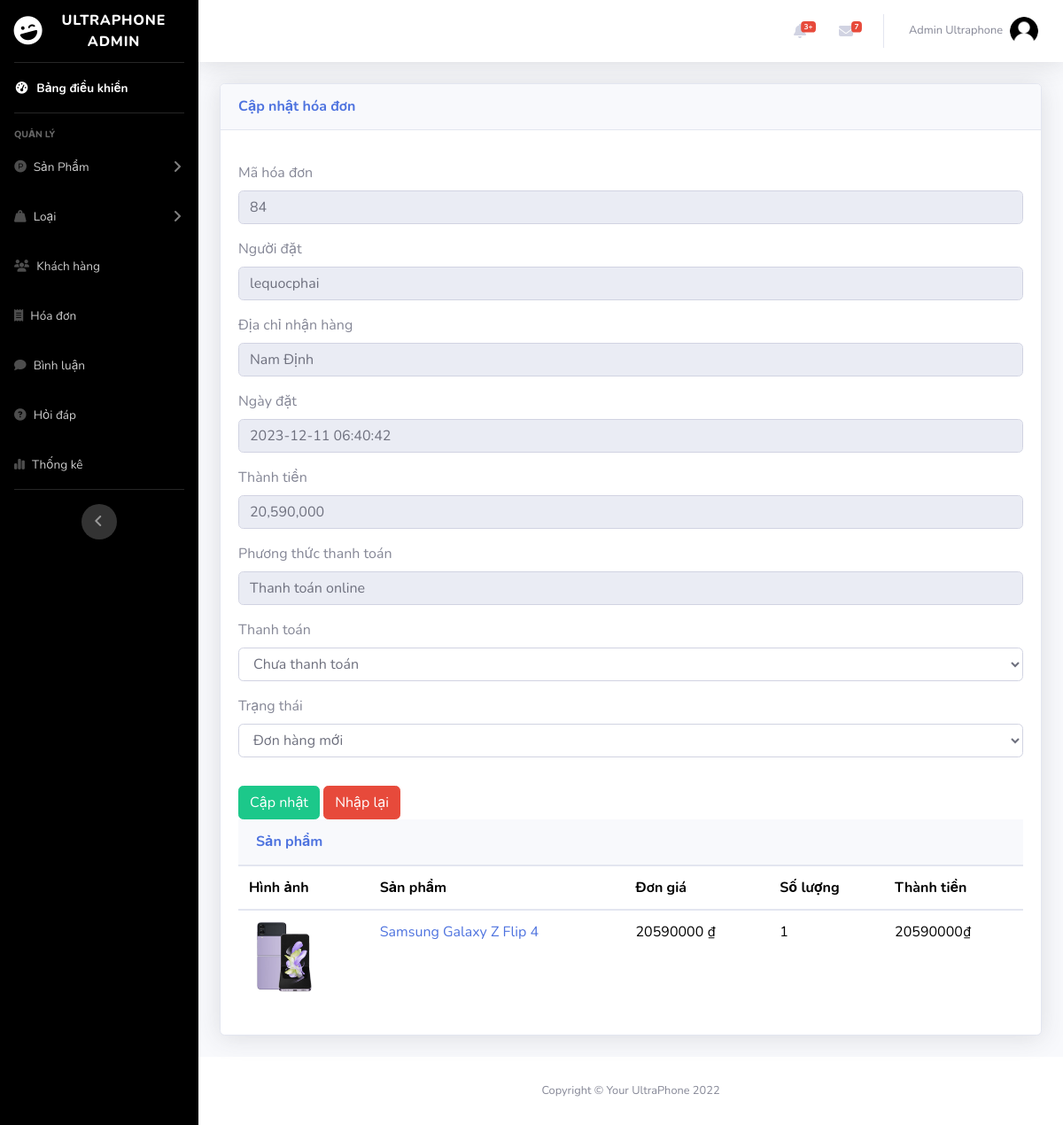
The app's page /admin/index.php?act=edit_bill&idbill=84 (signed in) with its own data.
### tables this page shows
CREATE TABLE `bill` (
  `id_bill` int(11) NOT NULL,
  `bill_code` varchar(255) DEFAULT NULL,
  `id_user` int(11) NOT NULL,
  `id_pro` int(11) NOT NULL,
  `user_name` varchar(255) NOT NULL,
  `name_pro` varchar(255) NOT NULL,
  `full_name` varchar(55) NOT NULL,
  `address` varchar(255) NOT NULL,
  `phone` int(25) NOT NULL,
  `email` varchar(255) NOT NULL,
  `payment` tinyint(1) NOT NULL DEFAULT 1 COMMENT '1.Thanh toán khi nhận hàng 2.Chuyển khoản ngân hàng 3.Thanh toán online',
  `order_date` datetime NOT NULL,
  `total_amount` int(10) NOT NULL,
  `status` tinyint(4) NOT NULL COMMENT '0.Đơn hàng mới \r\n1.Đang xử lý\r\n2.Đang giao hàng\r\n3.Đã giao hàng',
  `status_pay` varchar(11) NOT NULL DEFAULT '0'
);

CREATE TABLE `cart` (
  `id` int(11) NOT NULL,
  `id_user` int(11) NOT NULL,
  `user_name` varchar(50) NOT NULL,
  `id_pro` int(11) NOT NULL,
  `img_pro` varchar(255) NOT NULL,
  `name_pro` varchar(255) NOT NULL,
  `price_pro` int(10) NOT NULL,
  `quantity` int(11) NOT NULL,
  `total_amount` int(10) NOT NULL,
  `id_bill` int(11) NOT NULL
);

### admin/controller/controller.php (called while the page is built)
<?php
function render($path, $data = [])
{
    extract($data);
    $view = "view/" . $path . ".php";
    include_once $view;
}

### admin/model/pdo.php (called while the page is built, shortened)
<?php
function pdo_get_connection(){
    $dburl = "mysql:host=127.0.0.1;dbname=ultraphone;charset=utf8";
    $username = 'root';
    $password = '';
    $conn = new PDO($dburl, $username, $password);
    $conn->setAttribute(PDO::ATTR_ERRMODE, PDO::ERRMODE_EXCEPTION);
    return $conn;
}
function pdo_query($sql){
    $sql_args = array_slice(func_get_args(), 1);
    try{
        $conn = pdo_get_connection();
        $stmt = $conn->prepare($sql);
        $stmt->execute($sql_args);
        $rows = $stmt->fetchAll();
        return $rows;
    }
    catch(PDOException $e){
        throw $e;
    }
    finally{
        unset($conn);
    }
}
function pdo_query_one($sql){
    $sql_args = array_slice(func_get_args(), 1);
    try{
        $conn = pdo_get_connection();
        $stmt = $conn->prepare($sql);
        $stmt->execute($sql_args);
        $row = $stmt->fetch(PDO::FETCH_ASSOC);
        return $row;
    }
    catch(PDOException $e){
        throw $e;
    }
    finally{
        unset($conn);
    }
}

### admin/model/hoadon.php (called while the page is built, shortened)
<?php
function loadone_bill($idbill) {
    $sql = "SELECT * FROM bill WHERE id_bill =".$idbill;
    $one_bill = pdo_query_one($sql);
    return $one_bill;
}
function load_cart_all($idbill) {
    $sql = "SELECT * FROM `cart` WHERE id_bill=".$idbill;
    $ab = pdo_query($sql);
    return $ab;
}
?>

### admin/view/update_bill.php (the view, shortened to what this page needs)
<?php include_once "header.php" ?>
<body id="page-top">
    <div id="wrapper">
        <?php include_once "nav.php" ?>
        <div class="container-fluid">
            <?php
            if (is_array($one_bill)) {
                extract($one_bill);
            }
            ?>
            <div class="card shadow mb-4">
                <div class="card-header py-3">
                    <h6 class="m-0 font-weight-bold text-primary">Cập nhật hóa đơn</h6>
                </div>
                <div class="card-body">
                    <div class="form-addcate">
                        <form action="./index.php?act=update_bill" method="post">
                            <div class="form-group mt-3">
                                <label for="formGroupExampleInput" class="font-lb">Mã hóa đơn</label>
                                <input type="text" name="id_bill" class="form-control" value="<?= $id_bill ?>" disabled>
                            </div>
                            <div class="form-group mt-3">
                                <label for="formGroupExampleInput" class="font-lb">Người đặt</label>
                                <input type="text" name="user_name" class="form-control" placeholder="Mã sản phẩm" value="<?= $user_name ?>" disabled>
                            </div>
                            <div class="form-group mt-3">
                                <label for="formGroupExampleInput" class="font-lb">Địa chỉ nhận hàng</label>
                                <input type="text" name="user_name" class="form-control" placeholder="Mã sản phẩm" value="<?= $address ?>" disabled>
                            </div>
                            <div class="form-group mt-3">
                                <label for="formGroupExampleInput" class="font-lb">Ngày đặt</label>
                                <input type="text" name="order_date" class="form-control" placeholder="Ngày đặt hàng" value="<?= $order_date ?>" disabled>
                            </div>
                            <div class="form-group mt-3">
                                <label for="formGroupExampleInput" class="font-lb">Thành tiền</label>
                                <input type="text" name="total_amount" class="form-control" placeholder="Tổng thành tiền sản phẩm" value="<?= number_format($total_amount) ?>" disabled>
                            </div>
                            <div class="form-group mt-3">
                                <label for="formGroupExampleInput" class="font-lb">Phương thức thanh toán</label>
                                <input type="text" name="payment" class="form-control" placeholder="Phương thức thanh toán" value="<?php if ($payment == 1) {
                                                                                                                                        echo "Thanh toán khi nhận hàng";
                                                                                                                                    } else if ($payment == 2) {
                                                                                                                                        echo "Chuyển khoản ngân hàng";
                                                                                                                                    } else if ($payment == 3) {
                                                                                                                                        echo "Thanh toán online";
                                                                                                                                    } else {
                                                                                                                                        echo "Không tìm thấy phương thức thanh toán";
                                                                                                                                    }  ?>" disabled>
                            </div>
                            <div class="form-group mt-3">
                                <label for="formGroupExampleInput" class="font-lb">Thanh toán</label>
                                <select required class="form-control" name="status_pay" id="">
                                    <option value="0" <?= $status_pay == 0 ? "selected" : "" ?>>Chưa thanh toán</option>
                                </select>
                            </div>
                            <div class="form-group mt-3">
                                <label for="formGroupExampleInput" class="font-lb">Trạng thái</label>
                                <select required class="form-control" name="status" id="">
                                    <option value="0" <?= $status == 0 ? "selected" : "" ?>>Đơn hàng mới</option>
                                </select>
                            </div>
                            <div class="wrap-btn">
                                <input type="submit" name="btn_update" class="btn btn-success mt-3" value="Cập nhật">
                                <input type="reset" class="btn btn-danger mt-3" value="Nhập lại">
                            </div>
                        </form>
                    </div>
                    <div class="card-header py-3">
                        <h6 class="m-0 font-weight-bold text-primary">Sản phẩm</h6>
                    </div>
                    <div class="table-content table-responsive">
                        <table class="table">
                            <thead>
                                <tr>
                                    <th class="jb-product-thumbnail">Hình ảnh</th>
                                    <th class="cart-product-name">Sản phẩm</th>
                                    <th class="jb-product-price">Đơn giá</th>
                                    <th class="jb-product-quantity">Số lượng</th>
                                    <th class="jb-product-subtotal">Thành tiền</th>
                                </tr>
                            </thead>
                            <tbody>
                                <?php $id = $_GET['idbill'];
                                $bill = load_cart_all($id);
                                foreach ($bill as $value) {
                                ?>
                                    <tr>
                                        <td class="jb-product-thumbnail"><img src="../admin/uploads/<?= $value['img_pro'] ?>" alt="Ultraphone Product" width="80px"></img></td>
                                        <td class="jb-product-name"><a href=""><?= $value['name_pro'] ?></a></td>
                                        <td class="jb-product-price"><span class="amount"><?= $value['price_pro'] ?> ₫</span></td>
                                        <td class="quantity"><?= $value['quantity'] ?></td>
                                        <td class="product-subtotal"><span class="amount"><?= $value['total_amount'] ?>₫</span></td>
                                    </tr>
                                <?php } ?>
                            </tbody>
                        </table>
                    </div>
                </div>
            </div>
        </div>
        <?php include_once "footer.php" ?>

### records on screen
bill: id_bill "84", user_name "lequocphai", user_name "Nam Định", order_date "2023-12-11 06:40:42", total_amount "20,590,000", payment "Thanh toán online", status_pay "Chưa thanh toán", status "Đơn hàng mới"
cart: img_pro (picture), name_pro "Samsung Galaxy Z Flip 4", price_pro "20590000", quantity "1", total_amount "20590000"

### other values on screen
$_SESSION['admin']['full_name'] "Admin Ultraphone"
